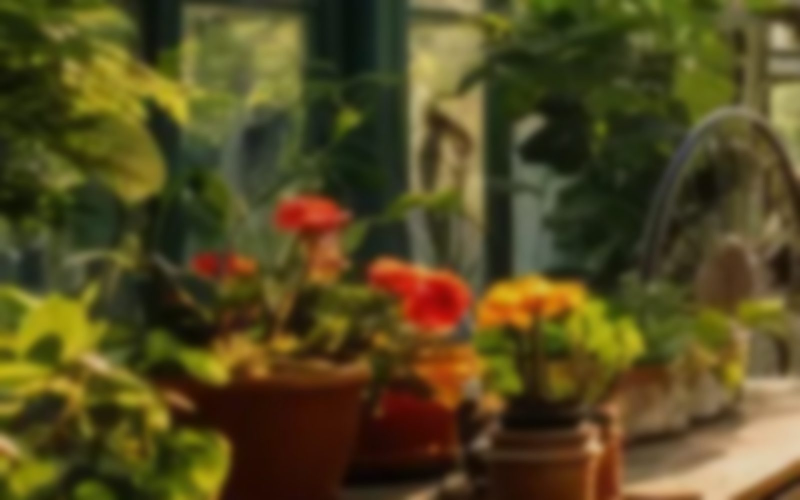
#> input picture server/frontend/assets/login-bg.jpg, 1600 x 1000 px (shown at 1/2 size)
$ python -i images.py   (imports and definitions only)
#> lines starting #> are read from the running program, lines starting #| are printed output that depends on the picture
### server/app/core/config.py
"""Configuración del servidor (variables de entorno / .env)."""
from __future__ import annotations

import os
from pathlib import Path

try:
    from dotenv import load_dotenv
    for cand in (Path("/home/entomira/entomira/secrets/.env"),
                 Path(__file__).resolve().parents[3] / "secrets" / ".env",
                 Path(__file__).resolve().parents[2] / ".env"):
        if cand.exists():
            load_dotenv(cand)
            break
except Exception:
    pass


def _get(k: str, d: str) -> str:
    return os.environ.get(k, d)


# Directorio de datos (BD + imágenes). En la Pi: /home/entomira/entomira/data
DATA_DIR = Path(_get("ENTOMIRA_DATA_DIR",
                     str(Path(__file__).resolve().parents[2] / "data")))
IMAGES_DIR = Path(_get("IMAGES_DIR", str(DATA_DIR / "images")))
THUMBS_DIR = IMAGES_DIR / "thumbs"
DB_PATH = Path(_get("ENTOMIRA_DB", str(DATA_DIR / "entomira.db")))

DATABASE_URL = _get("DATABASE_URL", f"sqlite:///{DB_PATH}")

DEVICE_API_KEY = _get("DEVICE_API_KEY", "cambia-esta-clave-de-dispositivos")
WORKER_API_KEY = _get("WORKER_API_KEY", "cambia-esta-clave-del-worker")

# Acceso al panel web (Basic Auth). Si ADMIN_PASS está vacío, el login se desactiva
# (útil en local). En producción (Funnel público) DEBE estar puesto.
ADMIN_USER = _get("ADMIN_USER", "entomira")
ADMIN_PASS = _get("ADMIN_PASS", "")

# Modo local (desarrollo en un PC): SOLO con esta variable a 1 se permite arrancar sin claves,
# con admin anónimo y con /docs. Sin ella, el servidor está en internet (entomira.com) y un
# `.env` que no carga no puede dejar la API abierta: no arranca.
MODO_LOCAL = _get("ENTOMIRA_MODO_LOCAL", "") == "1"
# Subredes donde puede haber cámaras con relay directo (ESP32 en la LAN). El servidor solo
# contacta IPs de aquí, y nunca la primera dirección de cada una (la puerta de enlace).
REDES_CAMARAS = [r.strip() for r in _get("ENTOMIRA_REDES_CAMARAS", "192.168.1.0/24").split(",")
                 if r.strip()]
# Orígenes que pueden llamar a la API desde otro dominio (la web se sirve desde el mismo).
ORIGENES = [o.strip() for o in _get("ENTOMIRA_ORIGENES", "http://localhost:8000").split(",")
            if o.strip()]


# [10 lines left out: function claves_inseguras, not called in this run]

SERVER_HOST = _get("SERVER_HOST", "0.0.0.0")
SERVER_PORT = int(_get("SERVER_PORT", "8000"))

# Sectores fijos de cada invernadero (orden de dibujo del mapa de calor).
SECTORES = ["A", "B", "pasillo", "C", "D"]

# Umbral (segundos) para considerar una trampa "online" desde su último visto.
ONLINE_GRACE = int(_get("ONLINE_GRACE", "180"))

for _d in (DATA_DIR, IMAGES_DIR, THUMBS_DIR):
    _d.mkdir(parents=True, exist_ok=True)
#> further down, picture is the input picture: PIL image 1600x1000 RGB; mean R, G, B 84.7, 74.4, 32.4

### server/app/services/images.py
"""Guardado de imágenes en disco + generación de thumbnail + corrección de color.

La corrección de color del OV5640 (tinte magenta a alta resolución) es AJUSTABLE en
caliente desde el panel: los gains R/G/B y el umbral se guardan en `image_params.json`.
"""
from __future__ import annotations

import io
import logging
import json
from datetime import datetime, timezone
from pathlib import Path

from PIL import Image as PILImage

from ..core import config
from . import recorte as recorte_svc

_log = logging.getLogger("entomira.imagenes")

# Valores por defecto (calibración fija que neutraliza el tinte magenta del OV5640).
DEFAULT_IMG_PARAMS = {"r_gain": 0.90, "g_gain": 1.25, "b_gain": 0.90, "hires_min_w": 1500}
_PARAMS_FILE = config.DATA_DIR / "image_params.json"
# Muestra RAW (sin corregir) de la última captura del ESP32, para la previsualización.
CALIB_SAMPLE = config.DATA_DIR / "calib_sample.jpg"


def load_img_params() -> dict:
    if _PARAMS_FILE.exists():
        try:
            return {**DEFAULT_IMG_PARAMS, **json.loads(_PARAMS_FILE.read_text())}
        except Exception:
            pass
    return dict(DEFAULT_IMG_PARAMS)


# [7 lines left out: function save_img_params, not called in this run]


def _apply(ch, gain):
    return ch.point(lambda v: min(255, int(v * gain)))


def apply_gains(img: "PILImage.Image", r: float, g: float, b: float,
                hires_min_w: int) -> "PILImage.Image":
    """Aplica los gains por canal si la imagen es de alta resolución."""
#> called with r = 0.9, g = 1.25, b = 0.9, hires_min_w = 1500
    if img.width < hires_min_w:
        return img
    if img.mode != "RGB":
        img = img.convert("RGB")
    rc, gc, bc = img.split()
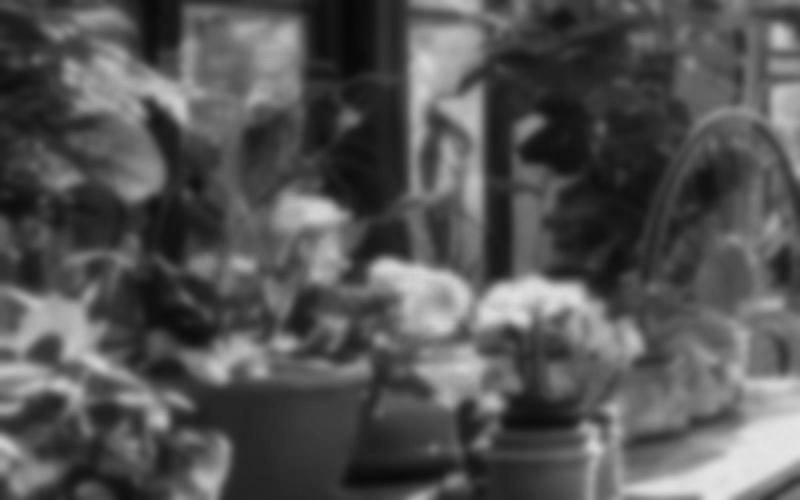
#> rc: PIL image 1600x1000 L (shown at 1/2 size); min 7, max 230, mean 84.7
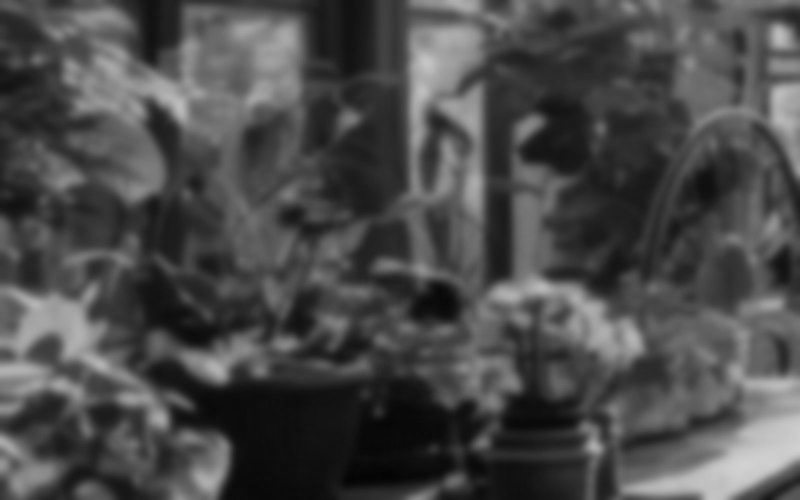
#> gc: PIL image 1600x1000 L (shown at 1/2 size); min 3, max 210, mean 74.4
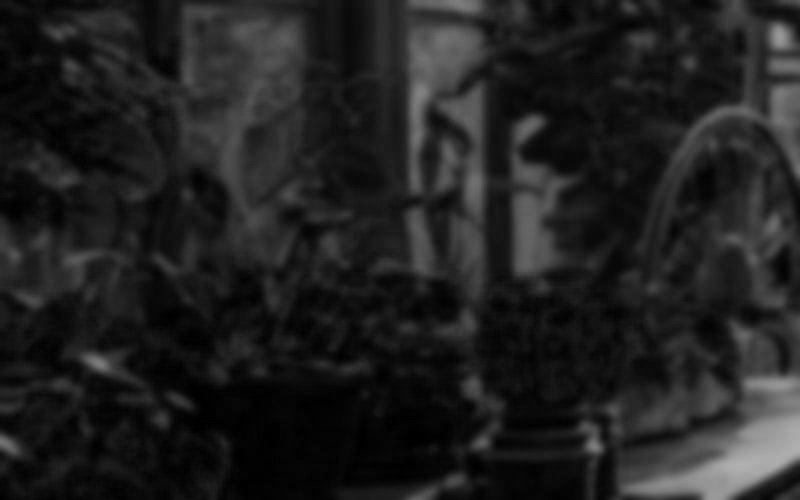
#> bc: PIL image 1600x1000 L (shown at 1/2 size); min 0, max 179, mean 32.4
    return PILImage.merge("RGB", (_apply(rc, r), _apply(gc, g), _apply(bc, b)))
#> in _apply, `return ch.point(lambda v: min(255, int(v * gain)))`:
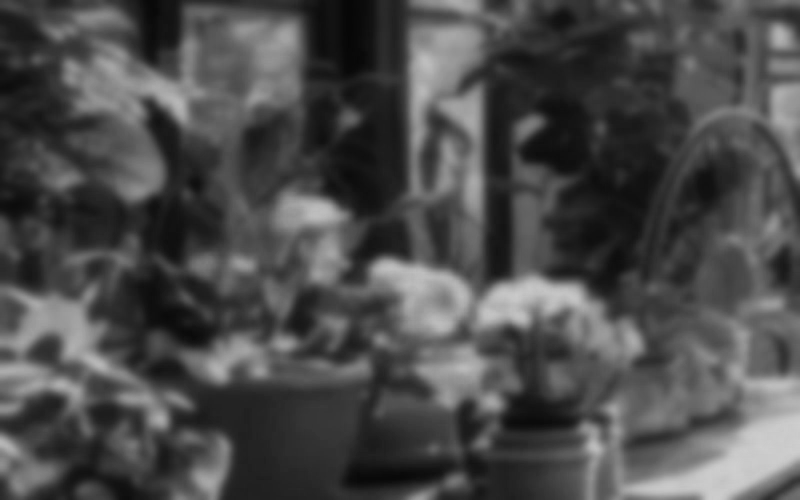
#> returned value: PIL image 1600x1000 L (shown at 1/2 size); min 6, max 207, mean 75.7
#> call 2 of _apply, with gain = 1.25
#> in _apply (call 2), `return ch.point(lambda v: min(255, int(v * gain)))`:
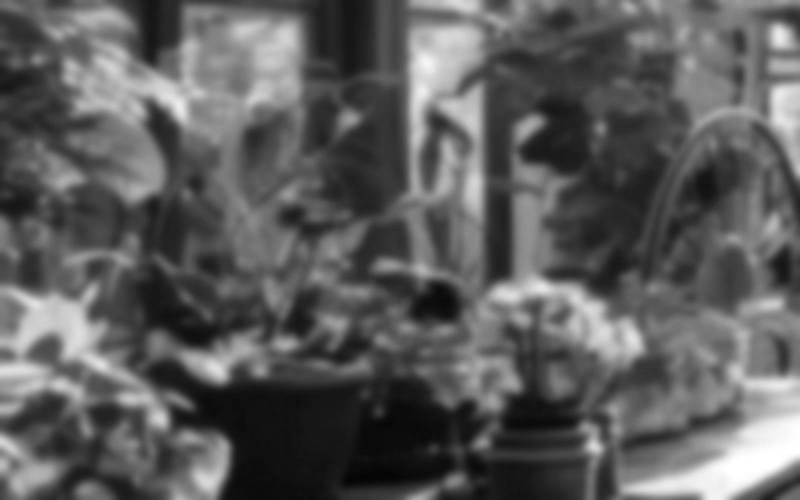
#> returned value: PIL image 1600x1000 L (shown at 1/2 size); min 3, max 255, mean 92.7
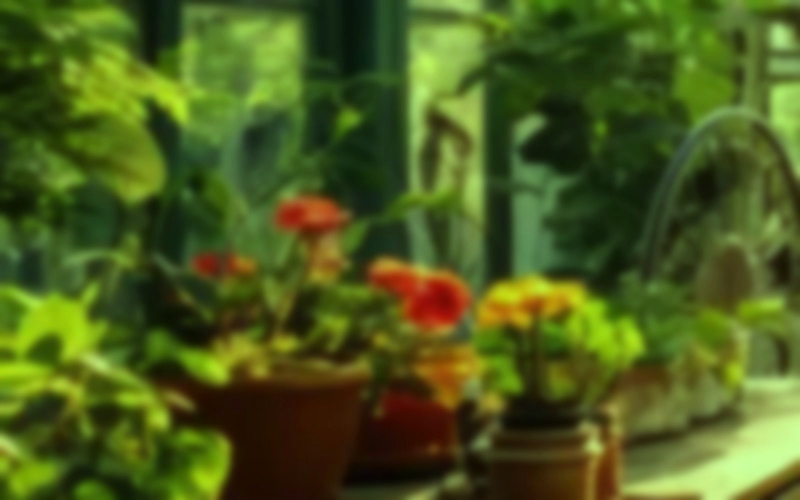
#> returned value: PIL image 1600x1000 RGB (shown at 1/2 size); mean R, G, B 75.7, 92.7, 28.7


def wb_fix(img: "PILImage.Image", params: dict | None = None) -> "PILImage.Image":
    p = params or load_img_params()
    return apply_gains(img, p["r_gain"], p["g_gain"], p["b_gain"], int(p["hires_min_w"]))


# Sufijo de los ficheros que todavía NO son definitivos. Ver `save_capture`.
PARCIAL = ".parcial"


# [133 lines left out: functions save_capture, confirmar, descartar, not called in this run]


def read_bytes(path: str) -> bytes:
    return Path(path).read_bytes()

>>> from PIL import Image
>>> picture = Image.open('../../frontend/assets/login-bg.jpg')
>>> result = wb_fix(picture)
